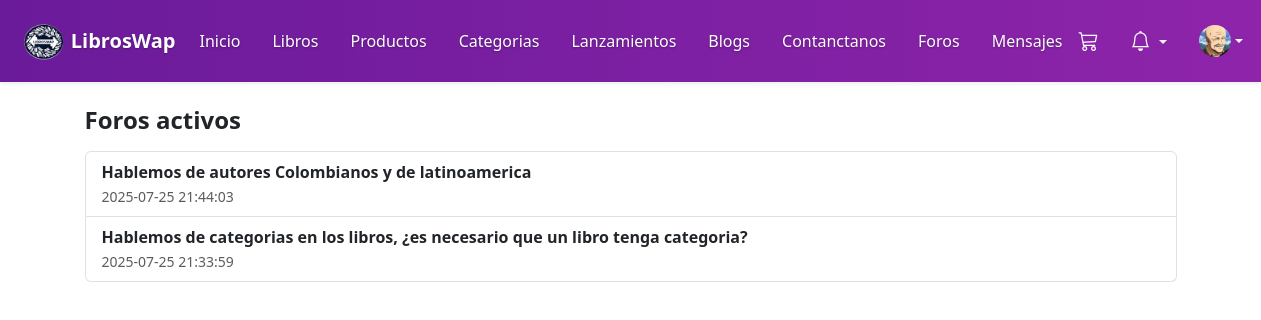
The app's page /index.php?c=EventoController&a=listar (signed in) with its own data.
### tables this page shows
CREATE TABLE `eventos` (
  `id` int(11) NOT NULL,
  `titulo` varchar(255) NOT NULL,
  `descripcion` text DEFAULT NULL,
  `fecha_creacion` datetime DEFAULT current_timestamp(),
  `creado_por` int(11) DEFAULT NULL,
  `activo` tinyint(1) DEFAULT 1
);

### controllers/EventoController.php (called while the page is built, shortened)
<?php
require_once __DIR__ . '/../models/Evento.php';
class EventoController
{
    public function listar()
    {
        $evento = new Evento();
        $eventos = $evento->obtenerActivos();
        include __DIR__ . '/../views/layouts/layout_usuario.php';
    }
}

### config/config.php (called while the page is built, shortened)
<?php
function conectar() {
    $conexion = new mysqli(HOST, USER, PASS, DB);
    return $conexion;
}
?>

### models/Evento.php (called while the page is built, shortened)
<?php
class Evento
{
    private $db;
    public function __construct()
    {
        $this->db = conectar();
    }
    public function obtenerActivos()
    {
        $resultado = $this->db->query("SELECT * FROM eventos WHERE activo = 1 ORDER BY fecha_creacion DESC");
        return $resultado->fetch_all(MYSQLI_ASSOC);
    }
}

### views/usuario/lista_eventos.php (the view)
<div class="container mt-4">
    <h4 class="fw-bold mb-3 text-purple">Foros activos</h4>
    <?php if (!empty($eventos)): ?>
        <div class="list-group">
            <?php foreach ($eventos as $e): ?>
                <a href="index.php?c=EventoController&a=ver&id=<?= $e['id'] ?>" class="list-group-item list-group-item-action">
                    <strong><?= htmlspecialchars($e['titulo']) ?></strong><br>
                    <small class="text-muted"><?= htmlspecialchars($e['fecha_creacion']) ?></small>
                </a>
            <?php endforeach; ?>
        </div>
    <?php else: ?>
        <div class="alert alert-info">No hay eventos disponibles.</div>
    <?php endif; ?>
</div>

### records on screen
eventos: titulo "Hablemos de autores Colombianos y de latinoamerica", fecha_creacion "2025-07-25 21:44:03"
eventos: titulo "Hablemos de categorias en los libros, ¿es necesario que un libro tenga categoria?", fecha_creacion "2025-07-25 21:33:59"
